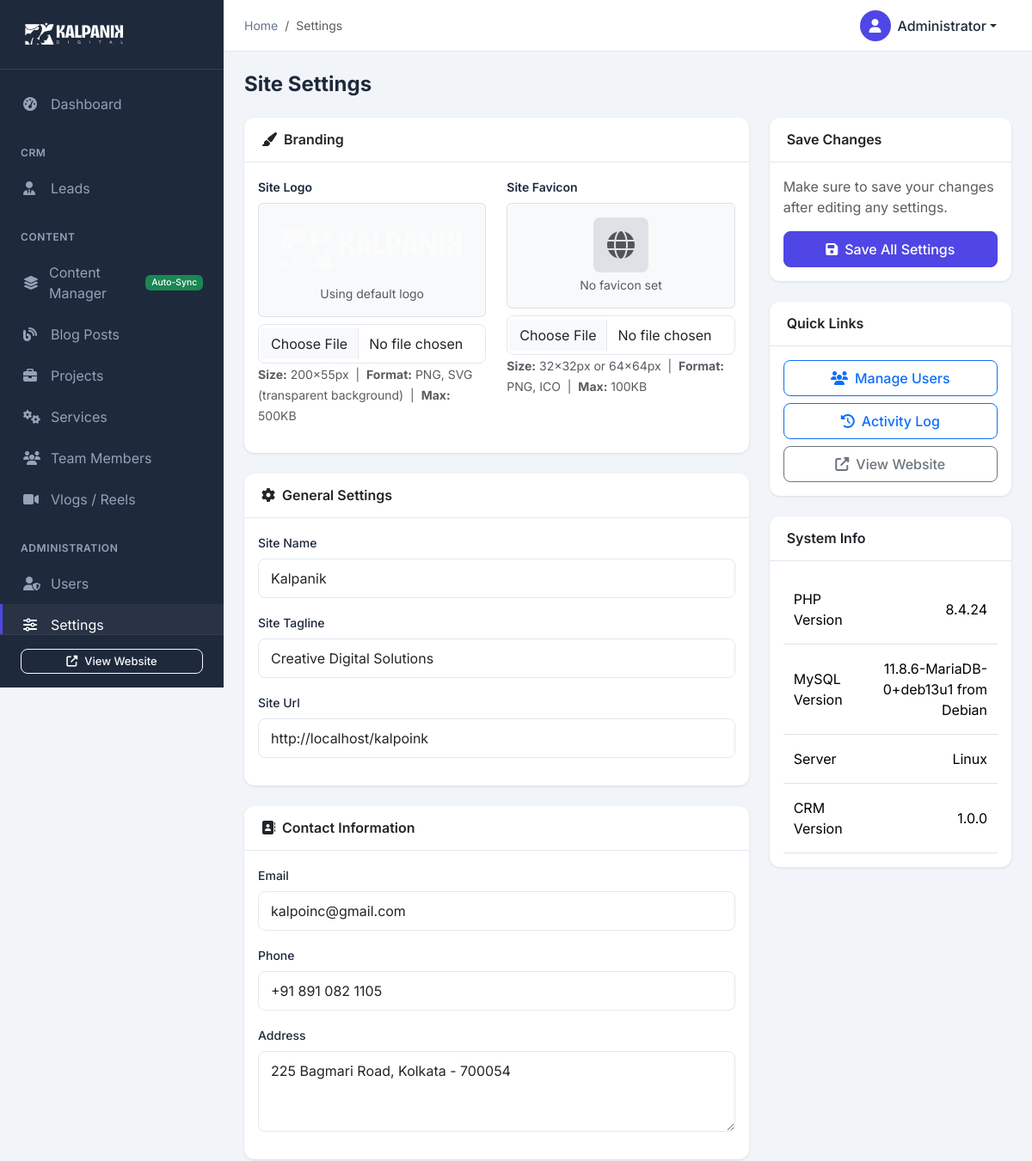
/admin/settings.php (signed in, upper part), run on an earlier commit of the app's database.
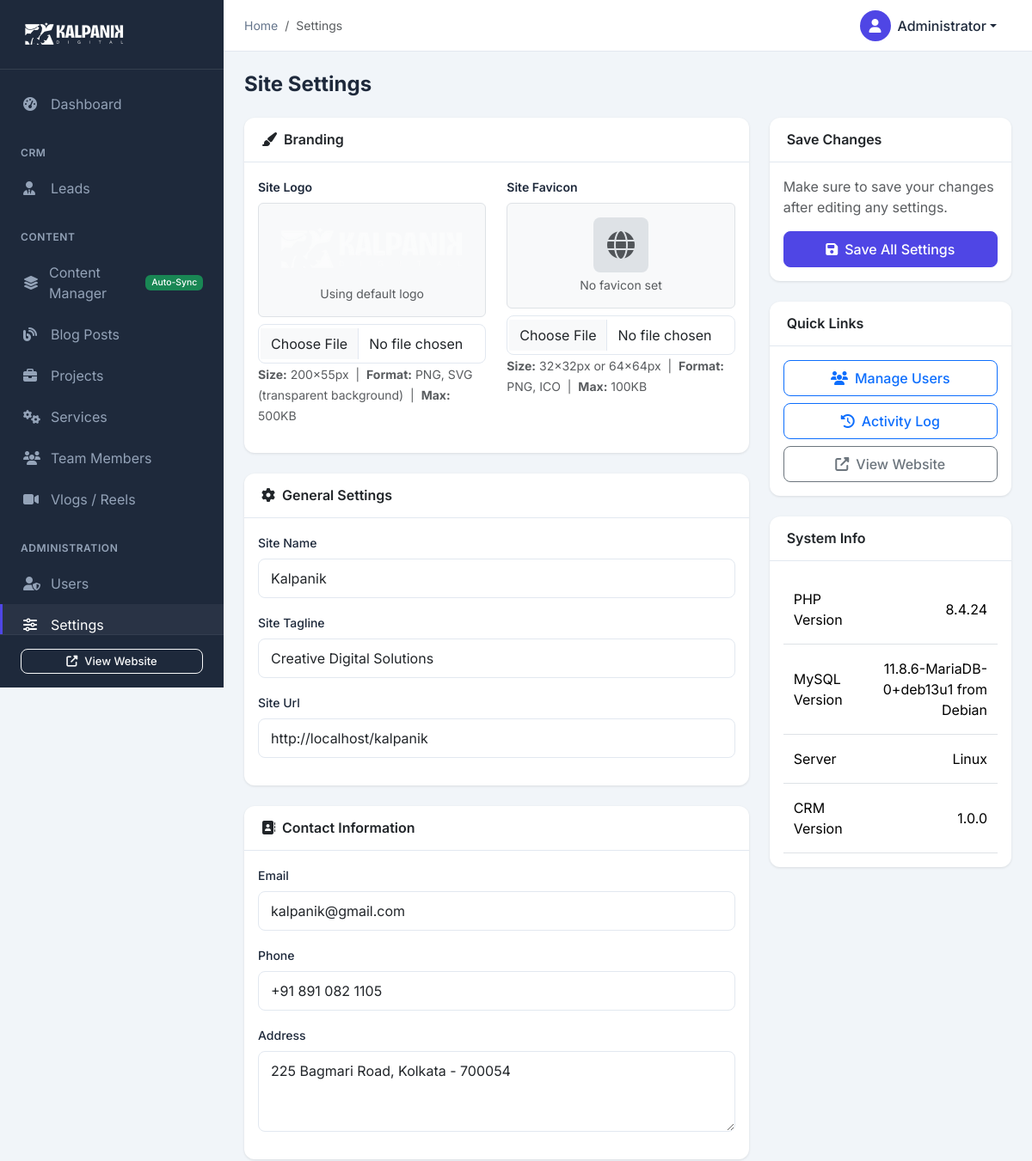
And on a later commit of the database.
### tables this page shows
CREATE TABLE IF NOT EXISTS users (
    id INT AUTO_INCREMENT PRIMARY KEY,
    username VARCHAR(50) NOT NULL UNIQUE,
    email VARCHAR(100) NOT NULL UNIQUE,
    password VARCHAR(255) NOT NULL,
    full_name VARCHAR(100) NOT NULL,
    role ENUM('admin', 'editor', 'viewer') DEFAULT 'editor',
    avatar VARCHAR(255) DEFAULT NULL,
    is_active TINYINT(1) DEFAULT 1,
    last_login DATETIME DEFAULT NULL,
    created_at TIMESTAMP DEFAULT CURRENT_TIMESTAMP,
    updated_at TIMESTAMP DEFAULT CURRENT_TIMESTAMP ON UPDATE CURRENT_TIMESTAMP
);

CREATE TABLE IF NOT EXISTS settings (
    id INT AUTO_INCREMENT PRIMARY KEY,
    setting_key VARCHAR(100) NOT NULL UNIQUE,
    setting_value TEXT DEFAULT NULL,
    setting_type ENUM('text', 'textarea', 'number', 'boolean', 'json') DEFAULT 'text',
    category VARCHAR(50) DEFAULT 'general',
    created_at TIMESTAMP DEFAULT CURRENT_TIMESTAMP,
    updated_at TIMESTAMP DEFAULT CURRENT_TIMESTAMP ON UPDATE CURRENT_TIMESTAMP
);

### admin/config/auth.php (called while the page is built, shortened)
<?php
function getCurrentUser() {
    $db = getDB();
    $stmt = $db->prepare("SELECT id, username, email, full_name, role, avatar, last_login FROM users WHERE id = ? AND is_active = 1");
    $stmt->execute([$_SESSION['admin_user_id']]);
    return $stmt->fetch();
}
function getBaseUrl() {
    if ($_SERVER['SERVER_NAME'] === 'localhost' || $_SERVER['SERVER_NAME'] === '127.0.0.1') {
        return '/kalpoink/';
    } else {
        return '/';
    }
}
function getAdminUrl($path = '') {
    $baseUrl = getBaseUrl() . 'admin/';
    return $baseUrl . ltrim($path, '/');
}
?>

### admin/settings.php (the view, shortened to what the rows shown need)
<?php
require_once __DIR__ . '/config/auth.php';
require_once __DIR__ . '/includes/header.php';
$stmt = $db->query("SELECT * FROM settings ORDER BY category, id");
$allSettings = $stmt->fetchAll();
$settings = [];
foreach ($allSettings as $setting) {
    $settings[$setting['category']][] = $setting;
}
?>
<div class="page-header">
    <h1 class="page-title">Site Settings</h1>
</div>
<form method="POST" action="settings.php" enctype="multipart/form-data">
    <div class="row">
        <div class="col-lg-8">
            <div class="card">
                <div class="card-body">
                    <?php if (isset($settings['general'])): ?>
                    <?php foreach ($settings['general'] as $setting): ?>
                    <div class="mb-3">
                        <label for="<?php echo $setting['setting_key']; ?>" class="form-label">
                            <?php echo ucwords(str_replace('_', ' ', $setting['setting_key'])); ?>
                        </label>
                        <?php if ($setting['setting_type'] === 'textarea'): ?>
                        <textarea class="form-control" id="<?php echo $setting['setting_key']; ?>"
                                  name="settings[<?php echo $setting['setting_key']; ?>]" rows="3"><?php echo htmlspecialchars($setting['setting_value']); ?></textarea>
                        <?php else: ?>
                        <input type="text" class="form-control" id="<?php echo $setting['setting_key']; ?>"
                               name="settings[<?php echo $setting['setting_key']; ?>]"
                               value="<?php echo htmlspecialchars($setting['setting_value']); ?>">
                        <?php endif; ?>
                    </div>
                    <?php endforeach; ?>
                    <?php endif; ?>
                </div>
            </div>
            <div class="card">
                <div class="card-body">
                    <?php if (isset($settings['contact'])): ?>
                    <?php foreach ($settings['contact'] as $setting): ?>
                    <div class="mb-3">
                        <label for="<?php echo $setting['setting_key']; ?>" class="form-label">
                            <?php echo ucwords(str_replace(['contact_', '_'], ['', ' '], $setting['setting_key'])); ?>
                        </label>
                        <?php if ($setting['setting_type'] === 'textarea'): ?>
                        <textarea class="form-control" id="<?php echo $setting['setting_key']; ?>"
                                  name="settings[<?php echo $setting['setting_key']; ?>]" rows="3"><?php echo htmlspecialchars($setting['setting_value']); ?></textarea>
                        <?php else: ?>
                        <input type="text" class="form-control" id="<?php echo $setting['setting_key']; ?>"
                               name="settings[<?php echo $setting['setting_key']; ?>]"
                               value="<?php echo htmlspecialchars($setting['setting_value']); ?>">
                        <?php endif; ?>
                    </div>
                    <?php endforeach; ?>
                    <?php endif; ?>
                </div>
            </div>
        </div>
    </div>
</form>
<?php require_once __DIR__ . '/includes/footer.php'; ?>

### admin/includes/header.php (shortened to what the rows shown need)
<?php
require_once __DIR__ . '/../config/auth.php';
$currentUser = getCurrentUser();
?>
<!DOCTYPE html>
<html lang="en">
<head>
    <link href="https://cdn.jsdelivr.net/npm/bootstrap@5.3.2/dist/css/bootstrap.min.css" rel="stylesheet">
    <link rel="stylesheet" href="https://cdnjs.cloudflare.com/ajax/libs/font-awesome/6.5.1/css/all.min.css">
    <link href="https://cdn.datatables.net/1.13.7/css/dataTables.bootstrap5.min.css" rel="stylesheet">
    <link rel="stylesheet" href="<?php echo getAdminUrl('assets/css/admin.css'); ?>">
</head>
<body>
    <div class="main-content" id="mainContent">
        <nav class="topbar">
            <div class="topbar-right">
                <div class="dropdown">
                    <button class="btn btn-link dropdown-toggle user-dropdown" type="button" data-bs-toggle="dropdown">
                        <div class="user-avatar">
                            <?php if ($currentUser['avatar']): ?>
                                <img src="<?php echo $currentUser['avatar']; ?>" alt="Avatar">
                            <?php else: ?>
                                <i class="fas fa-user"></i>
                            <?php endif; ?>
                        </div>
                        <span class="d-none d-md-inline"><?php echo htmlspecialchars($currentUser['full_name']); ?></span>
                    </button>
                </div>
            </div>
        </nav>
        <div class="content-wrapper">

What changed in the data, as far as the page shows it:
changed settings "Site Url": setting_value "http://localhost/kalpoink" → "http://localhost/kalpanik"
changed settings "Email": setting_value "kalpoinc@gmail.com" → "kalpanik@gmail.com"
